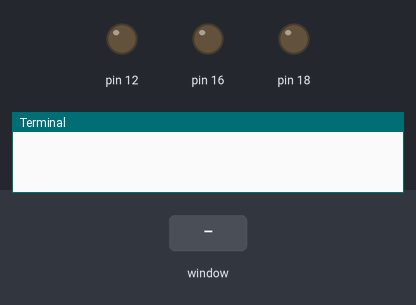
This program was run on a simulated Raspberry Pi (header pin numbers). On the bench: output pins drawn as LEDs (lit = HIGH), the last lines printed to the terminal. Inputs (shaded band) come from the test bench. The desktop window is not drawn, its controls go by their first labels and the mouse button is held 0.15 s.

Above: at 1.2 s.
1.3 s: control labelled "Send Command" in the window clicked
At 1.9 s:
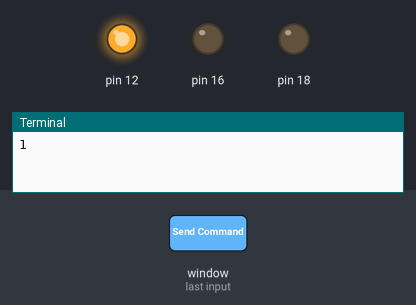
Timing chart, 0 to 4.3 s (numbered marks = the images above; inputs shaded):
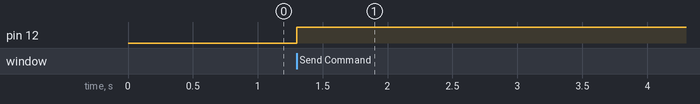

The program:

blinker.py
```python
import RPi.GPIO as GPIO

import time

from tkinter import *

master = Tk()
master.geometry("175x175")

radios = {"Red" : "1",
          "Green" : "2",
          "Blue" : "3"}


GPIO.setmode(GPIO.BOARD)

GPIO.setup(12, GPIO.OUT)

GPIO.setup(16, GPIO.OUT)

GPIO.setup(18, GPIO.OUT)


v = StringVar(master, "1")

def end():
    master.quit()
    master.destroy
    GPIO.cleanup()
    exit()


def setLight():
    print(v.get())
    if (v.get() == "1"):
        GPIO.output(12, GPIO.HIGH)
        GPIO.output(16, GPIO.LOW)
        GPIO.output(18, GPIO.LOW)
    elif (v.get() == "2"):
        GPIO.output(12, GPIO.LOW)
        GPIO.output(16, GPIO.HIGH)
        GPIO.output(18, GPIO.LOW)
    elif (v.get() == "3"):
        GPIO.output(12, GPIO.LOW)
        GPIO.output(16, GPIO.LOW)
        GPIO.output(18, GPIO.HIGH)


Label(master, text="Choose a light to enable:",
         justify = LEFT,
         padx = 20).pack()

for (text, value) in radios.items():
    Radiobutton(master, text = text, variable = v,
        value = value).pack(side = TOP, ipady = 3)

Button(master, text="Send Command", command = setLight).pack()
Button(master, text="Exit Program", command = end).pack()


mainloop()
```

Measured:
- after the input at 1.3 s, pin 12: LOW → HIGH at once
